Frame 1 (no input): blank canvas, image omitted
Frame 60 (the mouse pressed at the canvas centre just before this capture): blank canvas, image omitted
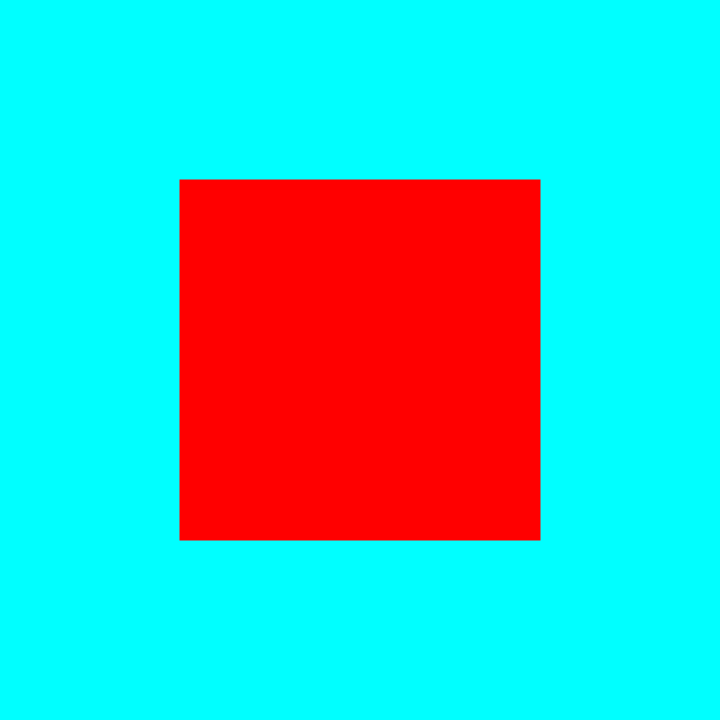
Frame 120 (the mouse held since frame 60 and released just before this capture)

The Processing sketch whose frames 1 and 60 were blank and that drew this single picture after the mouse press (run headless with seeded random() and noise(); from frame 60 on, the mouse is pressed at the canvas centre):

// Processing sketch: hellocolor
// ── hellocolor.pde
void setup(){
	size(720, 720);
	// noCursor();
}



// This is a cool prorgram it uses the size wich is twice the size of 360
// (360 equals full range of hsb hue) the ba 
void draw(){
	colorMode(HSB,360,100,100 );
	rectMode(CENTER);
	noStroke();
	background(mouseY/2, 100, 100);

	fill(360-mouseY, 100, 100);
	rect(360,360, mouseX+1, mouseX+1);
		
}
